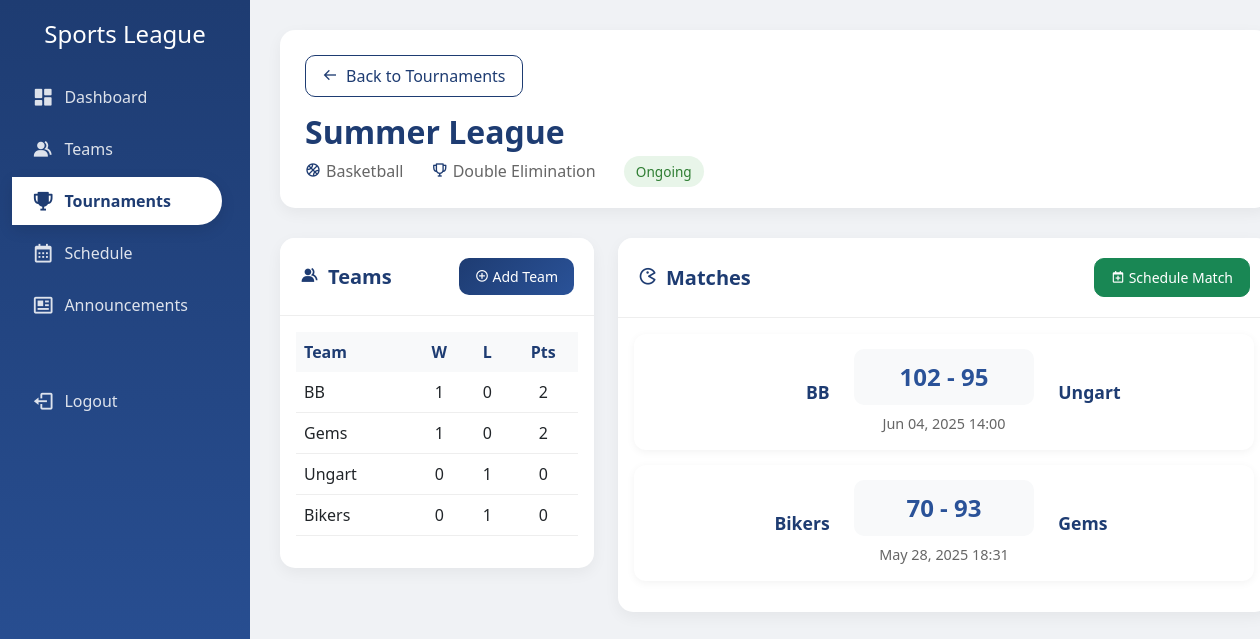
The app's page /tournament_details.php?id=2 (signed in) with its own data.
### tables this page shows
CREATE TABLE `tournaments` (
  `id` int(11) NOT NULL,
  `tournament_name` varchar(100) NOT NULL,
  `sport_id` int(11) NOT NULL,
  `start_date` date DEFAULT NULL,
  `end_date` date DEFAULT NULL,
  `elimination_type` enum('single','double','round_robin') NOT NULL,
  `status` enum('upcoming','ongoing','completed') DEFAULT 'upcoming',
  `created_at` timestamp NOT NULL DEFAULT current_timestamp()
);

CREATE TABLE `sports` (
  `id` int(11) NOT NULL,
  `sport_name` varchar(100) NOT NULL,
  `score_type` enum('points','binary') NOT NULL,
  `created_at` timestamp NOT NULL DEFAULT current_timestamp()
);

CREATE TABLE `tournament_teams` (
  `tournament_id` int(11) NOT NULL,
  `team_id` int(11) NOT NULL,
  `wins` int(11) DEFAULT 0,
  `losses` int(11) DEFAULT 0,
  `points` int(11) DEFAULT 0
);

CREATE TABLE `teams` (
  `id` int(11) NOT NULL,
  `team_name` varchar(100) NOT NULL,
  `coach_name` varchar(100) DEFAULT NULL,
  `contact_number` varchar(20) DEFAULT NULL,
  `created_at` timestamp NOT NULL DEFAULT current_timestamp()
);

CREATE TABLE `matches` (
  `id` int(11) NOT NULL,
  `tournament_id` int(11) DEFAULT NULL,
  `team1_id` int(11) DEFAULT NULL,
  `team2_id` int(11) DEFAULT NULL,
  `team1_score` int(11) DEFAULT 0,
  `team2_score` int(11) DEFAULT 0,
  `match_date` datetime DEFAULT NULL,
  `status` enum('scheduled','completed','cancelled') DEFAULT 'scheduled'
);

### tournament_details.php (the view, shortened to what this page needs)
<?php
require_once "config/database.php";
$tournament_id = $_GET["id"];
$sql = "SELECT t.*, s.sport_name, s.score_type
        FROM tournaments t
        JOIN sports s ON t.sport_id = s.id
        WHERE t.id = ?";
if($stmt = mysqli_prepare($conn, $sql)){
    mysqli_stmt_bind_param($stmt, "i", $tournament_id);
    if(mysqli_stmt_execute($stmt)){
        $result = mysqli_stmt_get_result($stmt);
        if($tournament = mysqli_fetch_assoc($result)){
            $tournament_name = $tournament['tournament_name'];
            $elimination_type = $tournament['elimination_type'];
            $status = $tournament['status'];
            $sport_name = $tournament['sport_name'];
        } else {
            header("location: tournaments.php");
            exit;
        }
    }
}
?>
<!DOCTYPE html>
<html lang="en">
<head>
    <link href="https://cdn.jsdelivr.net/npm/bootstrap@5.3.0/dist/css/bootstrap.min.css" rel="stylesheet">
    <link href="https://cdn.jsdelivr.net/npm/boxicons@2.0.7/css/boxicons.min.css" rel="stylesheet">
</head>
<body>
    <div class="container-fluid">
        <div class="row">
            <div class="col-md-2 sidebar">
                <h4 class="text-white text-center mb-4">Sports League</h4>
                <a href="dashboard.php"><i class='bx bxs-dashboard'></i> Dashboard</a>
                <a href="teams.php"><i class='bx bxs-group'></i> Teams</a>
                <a href="tournaments.php" class="active"><i class='bx bxs-trophy'></i> Tournaments</a>
                <a href="schedule.php"><i class='bx bx-calendar'></i> Schedule</a>
                <a href="announcements.php"><i class='bx bx-news'></i> Announcements</a>
                <a href="logout.php" class="mt-5"><i class='bx bx-log-out'></i> Logout</a>
            </div>
            <div class="col-md-10 main-content">
                <div class="tournament-header">
                    <div class="d-flex justify-content-between align-items-center">
                        <div>
                            <a href="tournaments.php" class="btn btn-outline-primary mb-3">
                                <i class='bx bx-arrow-back me-2'></i>Back to Tournaments
                            </a>
                            <h2><?php echo $tournament_name; ?></h2>
                            <div class="tournament-info mt-2">
                                <span class="me-4"><i class='bx bx-basketball'></i><?php echo $sport_name; ?></span>
                                <span class="me-4"><i class='bx bx-trophy'></i><?php echo ucwords(str_replace('_', ' ', $elimination_type)); ?> Elimination</span>
                                <span class="status-badge status-<?php echo $status; ?>"><?php echo ucfirst($status); ?></span>
                            </div>
                        </div>
                    </div>
                </div>
                <div class="row">
                    <div class="col-md-4">
                        <div class="card">
                            <div class="card-header d-flex justify-content-between align-items-center">
                                <h5 class="mb-0"><i class='bx bxs-group me-2'></i>Teams</h5>
                                <button type="button" class="btn btn-primary btn-sm" data-bs-toggle="modal" data-bs-target="#addTeamModal">
                                    <i class='bx bx-plus-circle'></i> Add Team
                                </button>
                            </div>
                            <div class="card-body">
                                <div class="table-responsive">
                                    <table class="table standings-table">
                                        <thead>
                                            <tr>
                                                <th>Team</th>
                                                <th class="text-center">W</th>
                                                <th class="text-center">L</th>
                                                <th class="text-center">Pts</th>
                                            </tr>
                                        </thead>
                                        <tbody>
                                            <?php
                                            $standings_sql = "SELECT t.team_name, tt.wins, tt.losses, tt.points
                                                            FROM tournament_teams tt
                                                            JOIN teams t ON tt.team_id = t.id
                                                            WHERE tt.tournament_id = ?
                                                            ORDER BY tt.points DESC";
                                            if($standings_stmt = mysqli_prepare($conn, $standings_sql)){
                                                mysqli_stmt_bind_param($standings_stmt, "i", $tournament_id);
                                                mysqli_stmt_execute($standings_stmt);
                                                $standings_result = mysqli_stmt_get_result($standings_stmt);
                                                while($row = mysqli_fetch_assoc($standings_result)){
                                                    echo "<tr>";
                                                    echo "<td>" . htmlspecialchars($row['team_name']) . "</td>";
                                                    echo "<td class='text-center team-record'>" . $row['wins'] . "</td>";
                                                    echo "<td class='text-center team-record'>" . $row['losses'] . "</td>";
                                                    echo "<td class='text-center team-record'>" . $row['points'] . "</td>";
                                                    echo "</tr>";
                                                }
                                            }
                                            ?>
                                        </tbody>
                                    </table>
                                </div>
                            </div>
                        </div>
                    </div>
                    <div class="col-md-8">
                        <div class="card">
                            <div class="card-header d-flex justify-content-between align-items-center">
                                <h5 class="mb-0"><i class='bx bx-game me-2'></i>Matches</h5>
                                <button type="button" class="btn btn-success btn-sm" data-bs-toggle="modal" data-bs-target="#scheduleMatchModal">
                                    <i class='bx bx-calendar-plus'></i> Schedule Match
                                </button>
                            </div>
                            <div class="card-body">
                                <?php
                                $matches_sql = "SELECT m.*, t1.team_name as team1_name, t2.team_name as team2_name
                                              FROM matches m
                                              JOIN teams t1 ON m.team1_id = t1.id
                                              JOIN teams t2 ON m.team2_id = t2.id
                                              WHERE m.tournament_id = ?
                                              ORDER BY m.match_date DESC";
                                if($matches_stmt = mysqli_prepare($conn, $matches_sql)){
                                    mysqli_stmt_bind_param($matches_stmt, "i", $tournament_id);
                                    mysqli_stmt_execute($matches_stmt);
                                    $matches_result = mysqli_stmt_get_result($matches_stmt);
                                    while($match = mysqli_fetch_assoc($matches_result)){
                                        echo '<div class="match-card">';
                                        echo '<div class="row align-items-center">';
                                        echo '<div class="col-md-4 text-end"><span class="team-name">' . htmlspecialchars($match['team1_name']) . '</span></div>';
                                        echo '<div class="col-md-4 text-center">';
                                        if($match['status'] == 'completed'){
                                            echo '<div class="match-score">' . $match['team1_score'] . ' - ' . $match['team2_score'] . '</div>';
                                        }
                                        echo '<div class="match-date mt-2">' . date('M d, Y H:i', strtotime($match['match_date'])) . '</div>';
                                        echo '</div>';
                                        echo '<div class="col-md-4 text-start"><span class="team-name">' . htmlspecialchars($match['team2_name']) . '</span></div>';
                                        echo '</div>';
                                        echo '</div>';
                                    }
                                }
                                ?>
                            </div>
                        </div>
                    </div>
                </div>
            </div>
        </div>
    </div>
</body>
</html>

### tournament_details.php (style rules this page uses)
body { background: #f0f2f5; font-family: 'Segoe UI', Tahoma, Geneva, Verdana, sans-serif; }
.sidebar { height: 100vh; background: linear-gradient(180deg, #1e3c72 0%, #2a5298 100%); padding-top: 20px; position: fixed; left: 0; top: 0; width: 250px; z-index: 1000; transition: all 0.3s ease; }
.sidebar a { color: rgba(255, 255, 255, 0.85); text-decoration: none; padding: 12px 20px; display: flex; align-items: center; transition: all 0.3s ease; border-radius: 0 50px 50px 0; margin: 4px 0; margin-right: 16px; }
.sidebar a.active { background: #fff; color: #1e3c72; font-weight: 600; box-shadow: 0 5px 15px rgba(0, 0, 0, 0.1); }
.sidebar a i { margin-right: 10px; font-size: 1.4rem; }
.main-content { margin-left: 250px; padding: 30px; min-height: 100vh; }
.card { border: none; border-radius: 15px; box-shadow: 0 5px 15px rgba(0, 0, 0, 0.05); transition: all 0.3s ease; overflow: hidden; margin-bottom: 20px; }
.card-header { background: white; border-bottom: 1px solid #eee; padding: 20px; }
.card-header h5 { margin: 0; color: #1e3c72; font-weight: 600; }
.match-card { background: white; border-radius: 12px; padding: 15px; margin-bottom: 15px; box-shadow: 0 2px 8px rgba(0, 0, 0, 0.05); transition: all 0.3s ease; }
.team-name { font-weight: 600; color: #1e3c72; font-size: 1.1rem; }
.match-score { font-size: 1.5rem; font-weight: 700; color: #2a5298; background: #f8f9fa; padding: 10px 20px; border-radius: 10px; }
.match-date { color: #666; font-size: 0.9rem; }
.btn { padding: 8px 16px; border-radius: 10px; font-weight: 500; transition: all 0.3s ease; }
.btn-primary { background: linear-gradient(135deg, #1e3c72, #2a5298); border: none; }
.tournament-header { background: white; border-radius: 15px; padding: 25px; margin-bottom: 30px; box-shadow: 0 5px 15px rgba(0, 0, 0, 0.05); }
.tournament-header h2 { color: #1e3c72; margin: 0; font-weight: 600; }
.tournament-info { color: #666; margin-top: 10px; }
.tournament-info i { color: #1e3c72; margin-right: 5px; }
.standings-table th { background: #f8f9fa; color: #1e3c72; font-weight: 600; border: none; }
.standings-table td { vertical-align: middle; border-color: #eee; }
.team-record { font-weight: 500; color: #1e3c72; }
.status-badge { padding: 6px 12px; border-radius: 50px; font-size: 0.85rem; font-weight: 500; }
.status-ongoing { background: #e8f5e9; color: #2e7d32; }
.btn-outline-primary { color: #1e3c72; border-color: #1e3c72; background: transparent; transition: all 0.3s ease; }

### records on screen
tournaments: tournament_name "Summer League", sport.sport_name "Basketball", elimination_type "Double", status "Ongoing"
tournament_teams: team.team_name "BB", wins "1", losses "0", points "2"
tournament_teams: team.team_name "Gems", wins "1", losses "0", points "2"
tournament_teams: team.team_name "Ungart", wins "0", losses "1", points "0"
tournament_teams: team.team_name "Bikers", wins "0", losses "1", points "0"
matches: team1.team_name "BB", team1_score "102", team2_score "95", match_date "Jun 04, 2025 14:00", team2.team_name "Ungart"
matches: team1.team_name "Bikers", team1_score "70", team2_score "93", match_date "May 28, 2025 18:31", team2.team_name "Gems"
